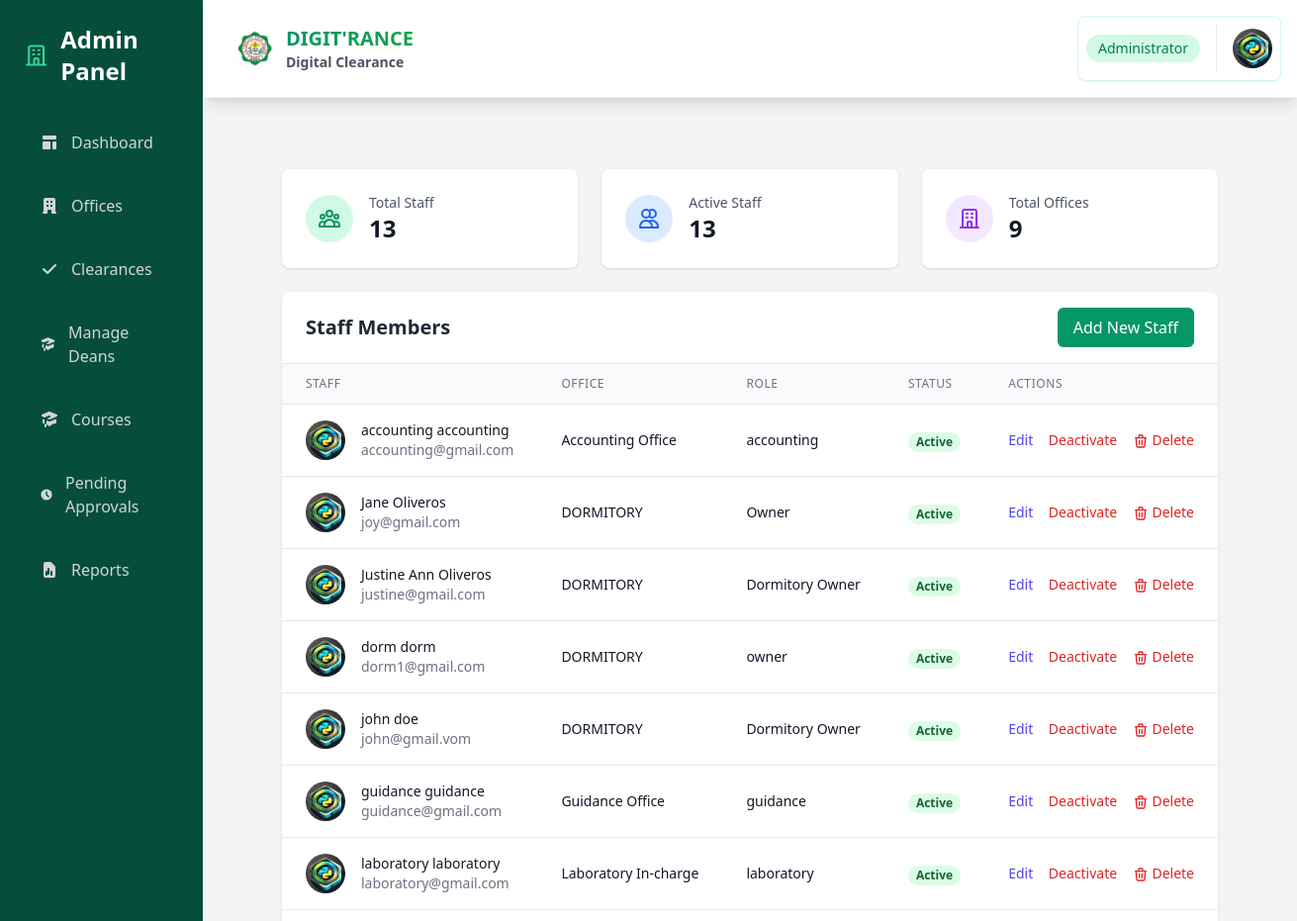
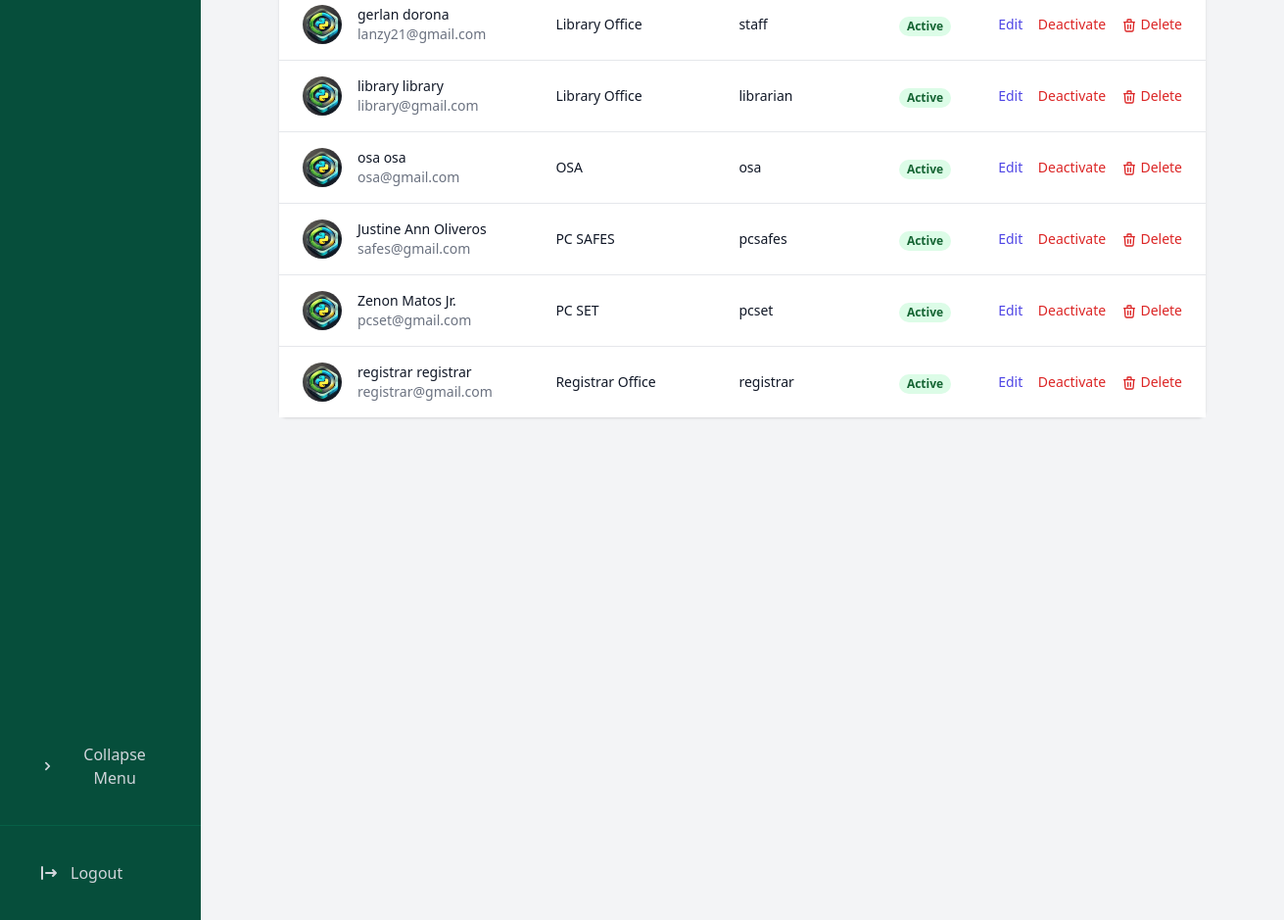
The app's page /dashboard/admin/staff/ (signed in) with its own data (2 pictures, top to bottom).
### core/models.py (models this page shows, shortened)
class Staff(models.Model):
    user = models.OneToOneField(User, on_delete=models.CASCADE)
    office = models.ForeignKey(Office, on_delete=models.CASCADE, related_name='staff')
    role = models.CharField(max_length=100)
    is_dormitory_owner = models.BooleanField(default=False)
    profile_picture = models.ImageField(upload_to='staff_profiles/', null=True, blank=True)
    def get_profile_picture_url(self):
        return self.profile_picture.url if self.profile_picture else static('img/default-profile.png')

class Office(models.Model):
    OFFICE_TYPES = [
        ('SET', 'SET'),
        ('STE', 'STE'),
        ('SOCJE', 'SOCJE'),
        ('SAFES', 'SAFES'),
        ('SSB SET', 'SSB SET'),
        ('SSB STE', 'SSB STE'),
        ('SSB SOCJE', 'SSB SOCJE'),
        ('SSB SAFES', 'SSB SAFES'),
        ('OTHER', 'OTHER'),
    ]
    name = models.CharField(max_length=255, unique=True)
    office_type = models.CharField(max_length=50, choices=OFFICE_TYPES, default='OTHER')
    affiliated_dean = models.ForeignKey(Dean, on_delete=models.SET_NULL, null=True, blank=True)
    description = models.TextField(blank=True, null=True)
    location = models.CharField(max_length=255, blank=True, null=True)
    contact_number = models.CharField(max_length=50, blank=True, null=True)
    email = models.EmailField(blank=True, null=True)
    created_at = models.DateTimeField(auto_now_add=True)

### core/views.py (the view)
# urls.py: path('dashboard/admin/staff/', views.admin_staff, name='admin_staff'),
@login_required
@user_passes_test(lambda u: u.is_superuser)
def admin_staff(request):
    staff = Staff.objects.select_related('user', 'office').all().order_by('office__name', 'user__first_name')
    return render(request, 'admin/staff.html', {
        'staff': staff,
        'statistics': {
            'total_staff': staff.count(),
            'active_staff': staff.filter(user__is_active=True).count(),
            'total_offices': Office.objects.count(),
            'staff_by_office': Office.objects.annotate(staff_count=Count('staff')),
        }
    })

### core/models.py (called while the page is built)
    def get_profile_picture_url(self):
        return self.profile_picture.url if self.profile_picture else static('img/default-profile.png')

### templates/admin/staff.html (shortened to what this page needs)
{% extends 'admin/base_admin.html' %}
{% load static %}
{% block admin_content %}
<div class="p-6 space-y-6">
    <div class="grid grid-cols-1 md:grid-cols-3 gap-6">
        <div class="bg-white rounded-lg shadow p-6">
            <div class="flex items-center">
                <div class="p-3 rounded-full bg-emerald-100 mr-4">
                </div>
                <div>
                    <p class="text-sm font-medium text-gray-600">Total Staff</p>
                    <p class="text-2xl font-bold text-gray-900">{{ statistics.total_staff }}</p>
                </div>
            </div>
        </div>
        <div class="bg-white rounded-lg shadow p-6">
            <div class="flex items-center">
                <div class="p-3 rounded-full bg-blue-100 mr-4">
                    <svg class="w-6 h-6 text-blue-600" fill="none" stroke="currentColor" viewBox="0 0 24 24">
                        <path stroke-linecap="round" stroke-linejoin="round" stroke-width="2" d="M12 4.354a4 4 0 110 5.292M15 21H3v-1a6 6 0 0112 0v1zm0 0h6v-1a6 6 0 00-9-5.197M13 7a4 4 0 11-8 0 4 4 0 018 0z" />
                    </svg>
                </div>
                <div>
                    <p class="text-sm font-medium text-gray-600">Active Staff</p>
                    <p class="text-2xl font-bold text-gray-900">{{ statistics.active_staff }}</p>
                </div>
            </div>
        </div>
        <div class="bg-white rounded-lg shadow p-6">
            <div class="flex items-center">
                <div class="p-3 rounded-full bg-purple-100 mr-4">
                    <svg class="w-6 h-6 text-purple-600" fill="none" stroke="currentColor" viewBox="0 0 24 24">
                        <path stroke-linecap="round" stroke-linejoin="round" stroke-width="2" d="M19 21V5a2 2 0 00-2-2H7a2 2 0 00-2 2v16m14 0h2m-2 0h-5m-9 0H3m2 0h5M9 7h1m-1 4h1m4-4h1m-1 4h1m-5 10v-5a1 1 0 011-1h2a1 1 0 011 1v5m-4 0h4" />
                    </svg>
                </div>
                <div>
                    <p class="text-sm font-medium text-gray-600">Total Offices</p>
                    <p class="text-2xl font-bold text-gray-900">{{ statistics.total_offices }}</p>
                </div>
            </div>
        </div>
    </div>
    <div class="bg-white rounded-lg shadow">
        <div class="px-6 py-4 border-b border-gray-200">
            <div class="flex justify-between items-center">
                <h2 class="text-xl font-semibold text-gray-800">Staff Members</h2>
                <a href="{% url 'admin_staff_add' %}" class="bg-emerald-600 text-white px-4 py-2 rounded-md hover:bg-emerald-700 transition duration-150">
                    Add New Staff
                </a>
            </div>
        </div>
        <div class="overflow-x-auto">
            <table class="min-w-full divide-y divide-gray-200">
                <thead class="bg-gray-50">
                    <tr>
                        <th class="px-6 py-3 text-left text-xs font-medium text-gray-500 uppercase tracking-wider">Staff</th>
                        <th class="px-6 py-3 text-left text-xs font-medium text-gray-500 uppercase tracking-wider">Office</th>
                        <th class="px-6 py-3 text-left text-xs font-medium text-gray-500 uppercase tracking-wider">Role</th>
                        <th class="px-6 py-3 text-left text-xs font-medium text-gray-500 uppercase tracking-wider">Status</th>
                        <th class="px-6 py-3 text-left text-xs font-medium text-gray-500 uppercase tracking-wider">Actions</th>
                    </tr>
                </thead>
                <tbody class="bg-white divide-y divide-gray-200">
                    {% for staff_member in staff %}
                    <tr>
                        <td class="px-6 py-4 whitespace-nowrap">
                            <div class="flex items-center">
                                <div class="flex-shrink-0 h-10 w-10">
                                    <img class="h-10 w-10 rounded-full object-cover"
                                         src="{{ staff_member.get_profile_picture_url }}"
                                         alt="{{ staff_member.user.get_full_name }}">
                                </div>
                                <div class="ml-4">
                                    <div class="text-sm font-medium text-gray-900">
                                        {{ staff_member.user.get_full_name }}
                                    </div>
                                    <div class="text-sm text-gray-500">
                                        {{ staff_member.user.email }}
                                    </div>
                                </div>
                            </div>
                        </td>
                        <td class="px-6 py-4 whitespace-nowrap">
                            <div class="text-sm text-gray-900">{{ staff_member.office.name }}</div>
                        </td>
                        <td class="px-6 py-4 whitespace-nowrap">
                            <div class="text-sm text-gray-900">{{ staff_member.role }}</div>
                        </td>
                        <td class="px-6 py-4 whitespace-nowrap">
                            <span class="px-2 inline-flex text-xs leading-5 font-semibold rounded-full
                                       {% if staff_member.user.is_active %}
                                       bg-green-100 text-green-800
                                       {% else %}
                                       bg-red-100 text-red-800
                                       {% endif %}">
                                {{ staff_member.user.is_active|yesno:"Active,Inactive" }}
                            </span>
                        </td>
                        <td class="px-6 py-4 whitespace-nowrap text-sm font-medium">
                            <a href="{% url 'admin_staff_edit' staff_member.id %}"
                               class="text-indigo-600 hover:text-indigo-900 mr-3">Edit</a>
                            <button onclick="toggleStaffStatus('{{ staff_member.id }}')"
                                    class="text-red-600 hover:text-red-900 mr-3">
                                {{ staff_member.user.is_active|yesno:"Deactivate,Activate" }}
                            </button>
                            <button onclick="deleteStaff('{{ staff_member.id }}', '{{ staff_member.user.get_full_name|default:staff_member.user.username|escapejs }}')"
                                    class="text-red-600 hover:text-red-900">
                                <svg class="w-4 h-4 inline" fill="none" stroke="currentColor" viewBox="0 0 24 24">
                                    <path stroke-linecap="round" stroke-linejoin="round" stroke-width="2" d="M19 7l-.867 12.142A2 2 0 0116.138 21H7.862a2 2 0 01-1.995-1.858L5 7m5 4v6m4-6v6m1-10V4a1 1 0 00-1-1h-4a1 1 0 00-1 1v3M4 7h16"/>
                                </svg>
                                Delete
                            </button>
                        </td>
                    </tr>
                    {% empty %}
                    <tr>
                        <td colspan="5" class="px-6 py-4 text-center text-gray-500">
                            No staff members found
                        </td>
                    </tr>
                    {% endfor %}
                </tbody>
            </table>
        </div>
    </div>
</div>
{% endblock %}

### records on screen
Staff: user.get_full_name "accounting accounting", user.email "accounting@gmail.com", office.name "Accounting Office", role "accounting", user.is_active "Active", user.is_active "Deactivate"
Staff: user.get_full_name "Jane Oliveros", user.email "joy@gmail.com", office.name "DORMITORY", role "Owner", user.is_active "Active", user.is_active "Deactivate"
Staff: user.get_full_name "Justine Ann Oliveros", user.email "justine@gmail.com", office.name "DORMITORY", role "Dormitory Owner", user.is_active "Active", user.is_active "Deactivate"
Staff: user.get_full_name "dorm dorm", user.email "dorm1@gmail.com", office.name "DORMITORY", role "owner", user.is_active "Active", user.is_active "Deactivate"
Staff: user.get_full_name "john doe", user.email "john@gmail.vom", office.name "DORMITORY", role "Dormitory Owner", user.is_active "Active", user.is_active "Deactivate"
Staff: user.get_full_name "guidance guidance", user.email "guidance@gmail.com", office.name "Guidance Office", role "guidance", user.is_active "Active", user.is_active "Deactivate"
Staff: user.get_full_name "laboratory laboratory", user.email "laboratory@gmail.com", office.name "Laboratory In-charge", role "laboratory", user.is_active "Active", user.is_active "Deactivate"
Staff: user.get_full_name "gerlan dorona", user.email "lanzy21@gmail.com", office.name "Library Office", role "staff", user.is_active "Active", user.is_active "Deactivate"
Staff: user.get_full_name "library library", user.email "library@gmail.com", office.name "Library Office", role "librarian", user.is_active "Active", user.is_active "Deactivate"
Staff: user.get_full_name "osa osa", user.email "osa@gmail.com", office.name "OSA", role "osa", user.is_active "Active", user.is_active "Deactivate"
Staff: user.get_full_name "Justine Ann Oliveros", user.email "safes@gmail.com", office.name "PC SAFES", role "pcsafes", user.is_active "Active", user.is_active "Deactivate"
Staff: user.get_full_name "Zenon Matos Jr.", user.email "pcset@gmail.com", office.name "PC SET", role "pcset", user.is_active "Active", user.is_active "Deactivate"
Staff: user.get_full_name "registrar registrar", user.email "registrar@gmail.com", office.name "Registrar Office", role "registrar", user.is_active "Active", user.is_active "Deactivate"

### other values on screen
{{ statistics.total_staff }} "13"
{{ statistics.active_staff }} "13"
{{ statistics.total_offices }} "9"
